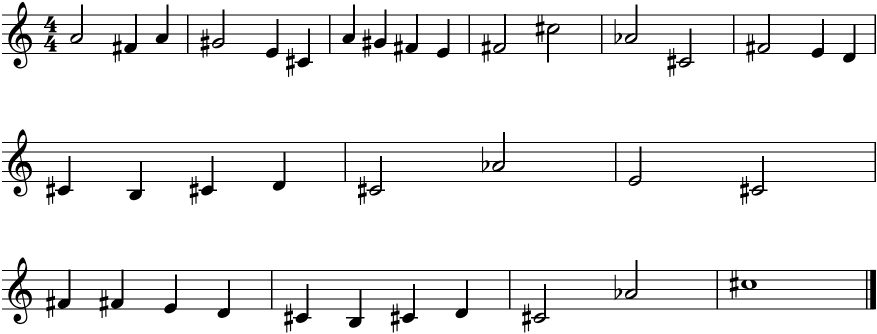
#> input picture polyushka.png, 1754 x 668 px (shown at 1/2 size)
$ jupyter execute --allow-errors Polyushka.ipynb
#> lines starting #> are read from the running program, lines starting #| are printed output that depends on the picture; after the words box and inside, x2 and y2 are one past the last pixel; in counts of white or black regions, pixels touching at a corner belong together
#> further down, Ave_image is the input picture: shape (668, 1754); min 0, max 255, mean 235.6
## Note 3 Polyushka polye

[cell 1]
import pydub
import numpy as np
import sounddevice as sd
from matplotlib import pyplot as plt
from scipy.io.wavfile import read, write
import cv2 as cv
import pandas as pd

[cell 2]
def detectNotes(input_image, template, threshold):
    w, h = template.shape[::-1]
    res_image = input_image.copy()
    matches = cv.matchTemplate(input_image, template, cv.TM_CCOEFF_NORMED)
    match_loc = np.where( matches >= threshold)
    rects = list(zip(*match_loc[::-1]))
    rects = sorted(rects, key = lambda x: (x[0], x[1]))
    rects = np.asarray(rects)
    prev_x = rects[0][0]
    prev_y = rects[0][1]
    x_margin = 20
    y_margin = 20
    stay = [0]
    for i in range(1, rects.shape[0]):
        if (abs(rects[i][0] - prev_x) > x_margin or abs(rects[i][1] - prev_y) > y_margin):
            stay.append(i)
            prev_x = rects[i][0]
            prev_y = rects[i][1]

    rects = rects[stay]
    rect2=[]
    for i in rects:
       # if(rect2==[]):
        #    rect2.append(i)
        a=1
        for j in range (len(rect2)):
             if(   ((i[0]-rect2[j][0])**2)+((i[1]-rect2[j][1])**2)<20 ):
               a=0
        if(a):
            rect2.append(i)
        for pt in rects:
            cv.rectangle(res_image, pt, (pt[0] + w, pt[1] + h), (0,0,255), 1)

    return rect2,res_image

[cell 3]
# detect lines
def LineDetector(input_im):
# convert image to gray image
    Gray_IM = cv.cvtColor(input_im,cv.COLOR_BGR2GRAY)
# detect edges
    t_lower = 50  # Lower Threshold
    t_upper = 200  # Upper threshold
#apertureSize is an optional parameter that is used to specify the order of the Sobel filter used
#to calculate the gradient in the Canny algorithm. The default value is 3 and its value should
#be odd between 3 and 7. You can increase the Aperture size when you want to detect more detailed features.
    edges = cv.Canny(Gray_IM,t_lower,t_upper,apertureSize=3)
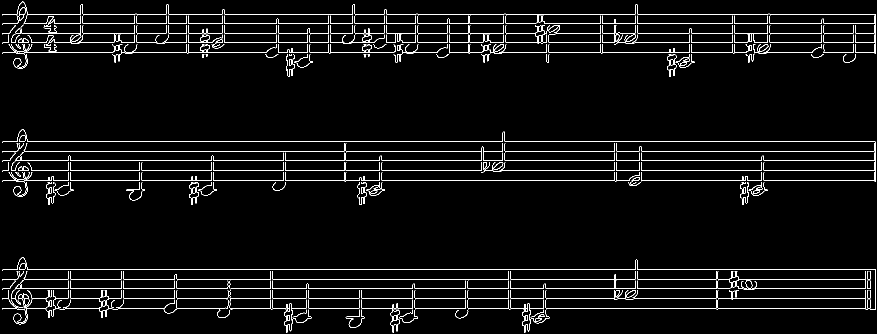
#> edges: shape (668, 1754) (shown at 1/2 size); 3.5% white in thin lines or dots

    IM_lines = cv.HoughLinesP(
                edges,
                1, # Distance resolution in pixels
                np.pi/180, # Angle resolution in radians
                threshold=50, # Min number of votes for valid line
                minLineLength=40, # Min allowed length of line
                maxLineGap=10 # Max allowed gap between line for joining them
                )
#> IM_lines = 142 rows, first 6: [5, 539, 1751, 539], [239, 616, 329, 616], [48, 47, 1071, 47], [51, 361, 1751, 361], [32, 577, 1459, 577], [32, 321, 1751, 321]
    lines_Y=[]
    for line in IM_lines:
        xx,ys,xf,yf=line[0]
        if(abs(xx-xf)>50):
            if(abs(ys-yf)<5):
                a=1
                for i in lines_Y:
                    if(abs(i-ys)<5):
                        a=0
                if(a or lines_Y==[]):
                    lines_Y.append(ys)
#> this loop made 142 passes
#> after the loop, lines_Y = [539, 616, 47, 361, 577, 321, 341, 558, 28, 283, 66, 302, 596, 85, 105]
    for i in lines_Y:
        cv.line(Gray_IM, (0, i), (1700, i), (0,0,255), 2, cv.LINE_AA)
#> this loop made 15 passes
#> i on passes 1 to 8: 539, 616, 47, 361, 577, 321, 341, 558
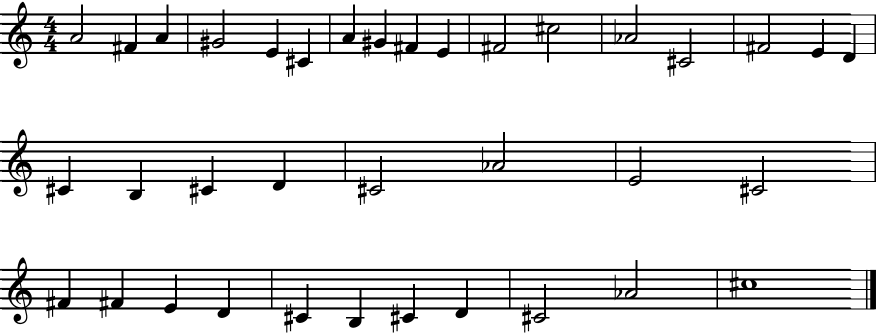
#> Gray_IM: shape (668, 1754) (shown at 1/2 size); 6.22% of pixels changed, all inside (x1, y1, x2, y2) = (0, 26, 1703, 619)
    lines_Y.sort()
    return Gray_IM,lines_Y

[cell 4]
Ave_image = cv.imread('polyushka.png',cv.IMREAD_GRAYSCALE)
Ave_image1 = cv.imread('polyushka.png')
template2 = cv.imread("whole.PNG", cv.IMREAD_GRAYSCALE)
threshold2 = 0.55

#> (the rest of this cell did not finish here and is left out)

[cell 5]
# note class
class DorB:
    # [4 lines left out: function __init__, not called in this run]

class note :
    def __init__(self):
        self.x=0
        self.y=0
        self.id=0
        self.octave=0
        self.dur=0
class blunt :
    def __init__(self):
        self.lines=[]
        self.average=0
        self.notes=[]
        self.extra=[]
    # [88 lines left out: functions AddExtraToNote, findNotesStr, not called in this run]


a=note()
a.y=10
a.x=5
print(a.x+a.y)

[cell 6]
#detect notes2
img2 = cv.imread('polyushka.png')
def MakeNotes2(input_img):
    result=[]
    ## line
    junk1,lines =LineDetector(input_img)
#> lines = [28, 47, 66, 85, 105, 283, 302, 321, 341, 361, 539, 558, 577, 596, 616]
    # create blunts

    bluntN=int(len(lines)/5)
#> bluntN = 3
    blunts=[]
    for i in range (bluntN):
        temp_blunt=blunt()
        temp_blunt.lines=[lines[5*i],lines[5*i+1],lines[5*i+2],lines[5*i+3],lines[5*i+4]]
        temp_blunt.average=sum(temp_blunt.lines)/len(temp_blunt.lines)
        print("Average",temp_blunt.average)
        blunts.append(temp_blunt)
#> this loop made 3 passes
#> (temp_blunt.lines, temp_blunt.average) on passes 1 to 3: ([28, 47, 66, 85, 105], 66.2), ([283, 302, 321, 341, 361], 321.6), ([539, 558, 577, 596, 616], 577.2)
#> (printed output is left out)
#> after the loop, blunts = 3 items

    ## note
    ## quarters
    template = cv.imread("quarter (1).PNG", cv.IMREAD_GRAYSCALE)
    gray = cv.cvtColor(input_img, cv.COLOR_BGR2GRAY)
    threshold = 0.7
    rects,junk2= detectNotes(gray, template, threshold)
    print(len(rects))
    for point in rects:
        temp_note=note()
        temp_note.x=point[0]+14
        temp_note.y=point[1]+62
        temp_note.dur=3
        for i in blunts:
            if(abs(i.average-temp_note.y)<75):
                i.notes.append(temp_note)
        image2 = cv.circle(input_img, (temp_note.x,temp_note.y), radius=0, color=(0, 0, 255), thickness=2)

    ## half
    template = cv.imread("half.PNG", cv.IMREAD_GRAYSCALE)
   # gray = cv.cvtColor(input_img, cv.COLOR_BGR2GRAY)
    threshold = 0.75
    rects,junk2= detectNotes(gray, template, threshold)
    print(len(rects))
    for point in rects:
        temp_note=note()
        temp_note.x=point[0]+13
        temp_note.y=point[1]+69
        temp_note.dur=2
        for i in blunts:
            if(abs(i.average-temp_note.y)<75):
                i.notes.append(temp_note)
        image2 = cv.circle(input_img, (temp_note.x,temp_note.y), radius=0, color=(0, 0, 255), thickness=2)
    #half2
    template = cv.imread("half2.PNG", cv.IMREAD_GRAYSCALE)
   # gray = cv.cvtColor(input_img, cv.COLOR_BGR2GRAY)
    threshold = 0.71
    rects,junk2= detectNotes(gray, template, threshold)
    print(len(rects))
    for point in rects:
        temp_note=note()
        temp_note.x=point[0]+13
        temp_note.y=point[1]+12
        temp_note.dur=2
        for i in blunts:
            if(abs(i.average-temp_note.y)<75):
                i.notes.append(temp_note)
        image2 = cv.circle(input_img, (temp_note.x,temp_note.y), radius=0, color=(0, 0, 255), thickness=2)
    ## dies
    template = cv.imread("dies.PNG", cv.IMREAD_GRAYSCALE)
   # gray = cv.cvtColor(input_img, cv.COLOR_BGR2GRAY)
    threshold = 0.7
    rects,junk2= detectNotes(gray, template, threshold)
    print(len(rects))
    for point in rects:
        temp_d=DorB(point[0]+25,point[1]+27,1)
        for i in blunts:
            if(abs(i.average-temp_d.y)<75):
                i.extra.append(temp_d)
                image2 = cv.circle(input_img, (temp_d.x,temp_d.y), radius=0, color=(0, 0, 255), thickness=2)
    ## bemol
    template = cv.imread("bemol.PNG", cv.IMREAD_GRAYSCALE)
   # gray = cv.cvtColor(input_img, cv.COLOR_BGR2GRAY)
    threshold = 0.7
    rects,junk2= detectNotes(gray, template, threshold)
    print(len(rects))
    for point in rects:
        temp_d=DorB(point[0]+25,point[1]+40,0)
        for i in blunts:
            if(abs(i.average-temp_d.y)<75):
                i.extra.append(temp_d)
                image2 = cv.circle(input_img, (temp_d.x,temp_d.y), radius=0, color=(0, 0, 255), thickness=2)

    ## whole
    template = cv.imread("whole.PNG", cv.IMREAD_GRAYSCALE)
    threshold = 0.55
    rects,junk2= detectNotes(gray, template, threshold)
    print(len(rects))
    for point in rects:
        temp_note=note()
        temp_note.x=point[0]+14
        temp_note.y=point[1]+11
        temp_note.dur=1
        for i in blunts:
            if(abs(i.average-temp_note.y)<75):
                i.notes.append(temp_note)
    image2 = cv.circle(input_img, (temp_note.x,temp_note.y), radius=0, color=(0, 0, 255), thickness=2)


    for i in blunts:
       # print(len(i.notes),"dcecc")
        i.findNotesStr()
        i.AddExtraToNote()


    return image2,blunts


#> (the rest of this cell did not finish here and is left out)

#> (a cell that did not finish here is left out)

[cell 8]
notes_base = 2**(np.arange(12)/12)*27.5
notes_duration = np.array([3200, 1600, 800, 400, 200, 100])*0.7
notes_ann = ['A', 'A#', 'B', 'C', 'C#', 'D', 'Eb', 'E', 'F', 'F#', 'G', 'G#']

def sin_wave(f, n, fs):
    x = np.linspace(0, 2*np.pi, n)
    ring = 30
    xp = np.linspace(0, -1*(n*ring/fs), n)
    y = np.sin(x*f*(n/fs))*np.exp(xp)
    z = np.zeros([n, 2])
    z[:, 0] = y
    z[:, 1] = y
    return z

# [7 lines left out: function play_note, not called in this run]

def put_note(note_id, octave, dur, fs):
    if (note_id < 3) :
        octave += 1
    y = sin_wave(notes_base[note_id]*2**octave, int(notes_duration[dur]*(fs/1000)), fs)
    return y

def get_music(music_notes, fs):
#> called with fs = 44100
    m = []
    for item in music_notes:
        y = put_note(item[0], item[1], item[2], fs)
        m.append(y)
    m = np.concatenate(m, 0)
    return m

fs1 = 44100
music = [[8, 5, 3], [10, 5, 4], [10, 5, 4], [10, 5, 3], [10, 5, 3], [10, 5, 3], [10, 5, 3], [10, 5, 3], [10, 5, 3],
        [11, 5, 4], [4, 5, 4], [11, 5, 4], [4, 5, 4], [11, 5, 4], [4, 5, 4], [11, 5, 4], [4, 5, 4], [3, 5, 3],
        [8, 5, 4], [8, 5, 4], [8, 5, 3], [8, 5, 3], [8, 5, 3], [8, 5, 3], [8, 5, 3], [8, 5, 3],
        [10, 5, 4], [3, 5, 4], [10, 5, 4], [3, 5, 4], [10, 5, 4], [3, 5, 4], [10, 5, 4], [3, 5, 4], [1, 4, 3]]

y = get_music(music, fs1)
sd.play(y, fs1)
#> (this line was passed over: sounddevice is not available in this run)

$ run again, with Ave.png copied over polyushka.png
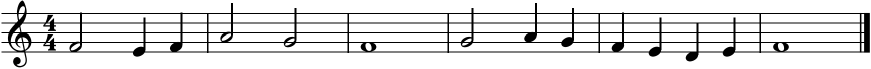
#> input picture Ave.png, 1742 x 138 px (shown at 1/2 size)
#> Ave_image is the input picture: shape (138, 1742); min 0, max 255, mean 224.6
#> in LineDetector, `edges = cv.Canny(Gray_IM,t_lower,t_upper,apertureSize=3)`:
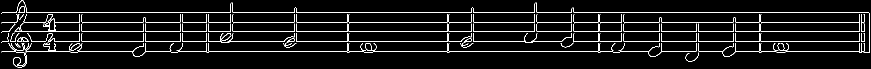
#> edges: shape (138, 1742) (shown at 1/2 size); 5.2% white in thin lines or dots
#> IM_lines = 73 rows, first 6: [47, 44, 1739, 44], [748, 102, 1224, 102], [4, 25, 1737, 25], [31, 63, 1739, 63], [4, 83, 442, 83], [1613, 102, 1655, 102]
#> the loop in LineDetector, `for line in IM_lines:` made 73 passes
#> after the loop in LineDetector, `for line in IM_lines:`: lines_Y = [44, 102, 25, 63, 83]
#> the loop in LineDetector, `for i in lines_Y:` made 5 passes
#> i on passes 1 to 5: 44, 102, 25, 63, 83
#> after the loop in LineDetector, `for i in lines_Y:`:
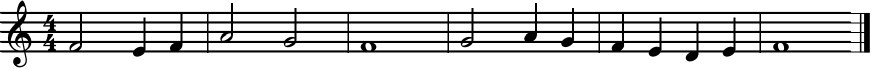
#> Gray_IM: shape (138, 1742) (shown at 1/2 size); 10.04% of pixels changed, all inside (x1, y1, x2, y2) = (0, 23, 1703, 105)
#> lines = [25, 44, 63, 83, 102]
#> bluntN = 1
#> the loop in MakeNotes2, `for i in range (bluntN):` made 1 pass
#> (temp_blunt.lines, temp_blunt.average) on pass 1: ([25, 44, 63, 83, 102], 63.4)
#> (printed output is left out)
#> after the loop in MakeNotes2, `for i in range (bluntN):`: blunts = 1 item

$ run again, with Maryam.png copied over polyushka.png
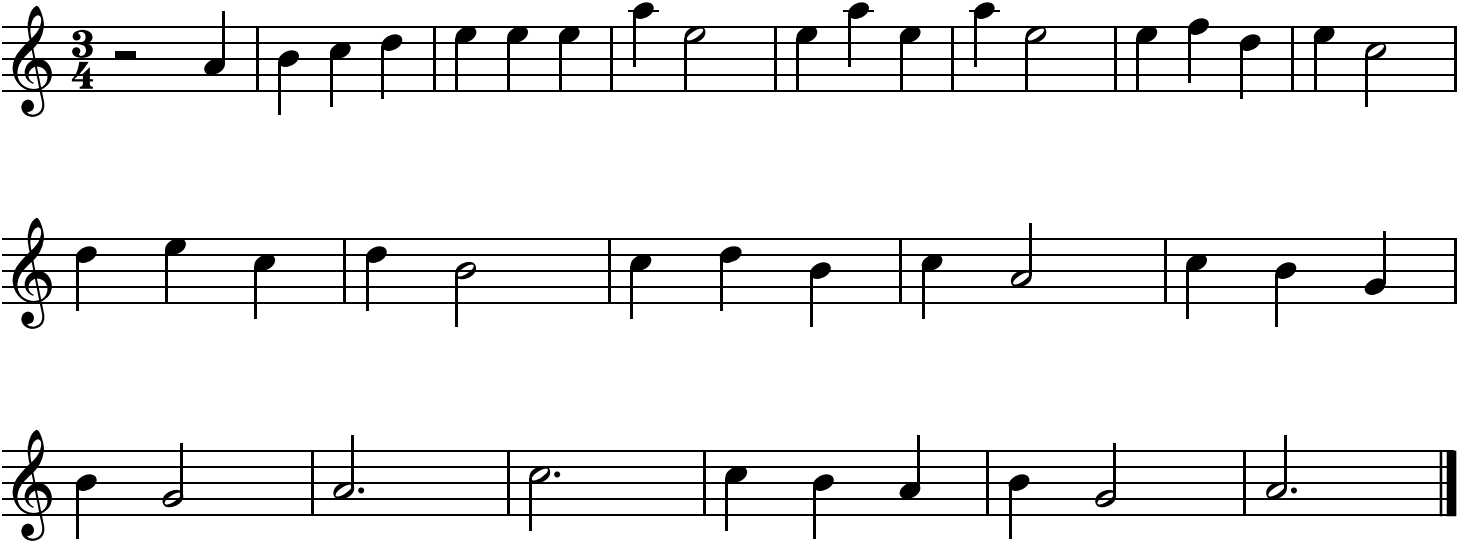
#> input picture Maryam.png, 1458 x 542 px
#> Ave_image is the input picture: shape (542, 1458); min 0, max 255, mean 233.7
#> in LineDetector, `edges = cv.Canny(Gray_IM,t_lower,t_upper,apertureSize=3)`:
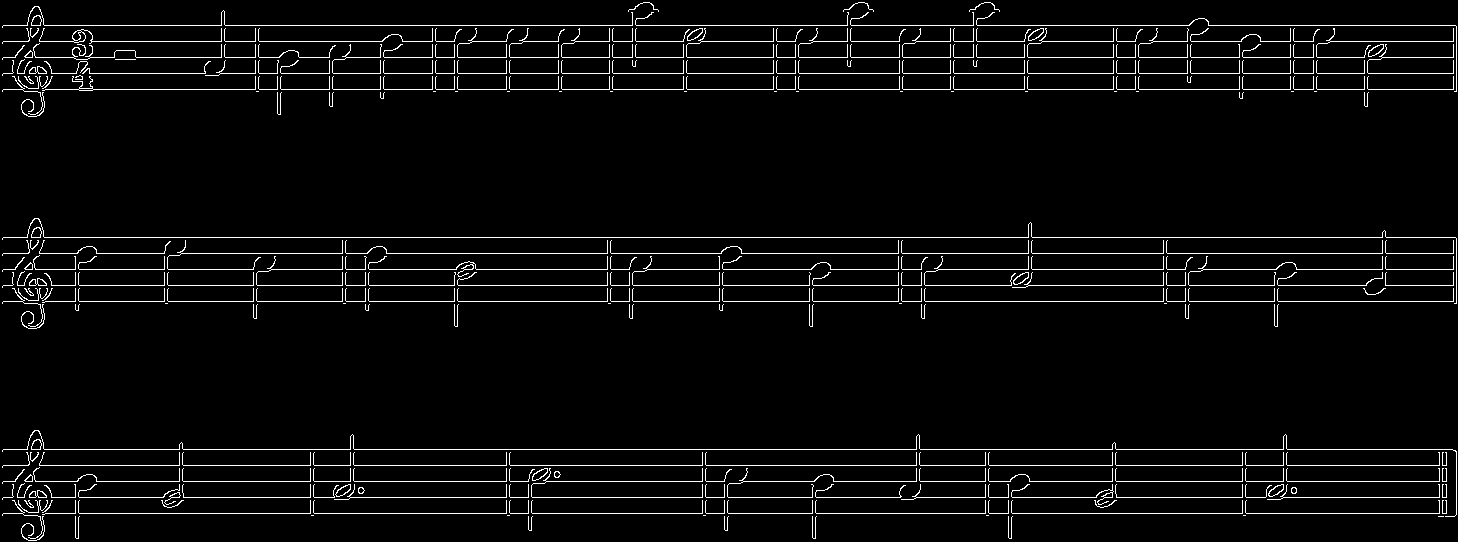
#> edges: shape (542, 1458); 3.9% white in thin lines or dots
#> IM_lines = 99 rows, first 6: [1028, 285, 1366, 285], [3, 237, 1455, 237], [3, 449, 1452, 449], [93, 89, 1456, 89], [3, 497, 334, 497], [45, 301, 1456, 301]
#> the loop in LineDetector, `for line in IM_lines:` made 99 passes
#> after the loop in LineDetector, `for line in IM_lines:`: lines_Y = [285, 237, 449, 89, 497, 301, 513, 481, 25, 57, 41, 465, 253, 73, 269]
#> the loop in LineDetector, `for i in lines_Y:` made 15 passes
#> i on passes 1 to 8: 285, 237, 449, 89, 497, 301, 513, 481
#> after the loop in LineDetector, `for i in lines_Y:`:
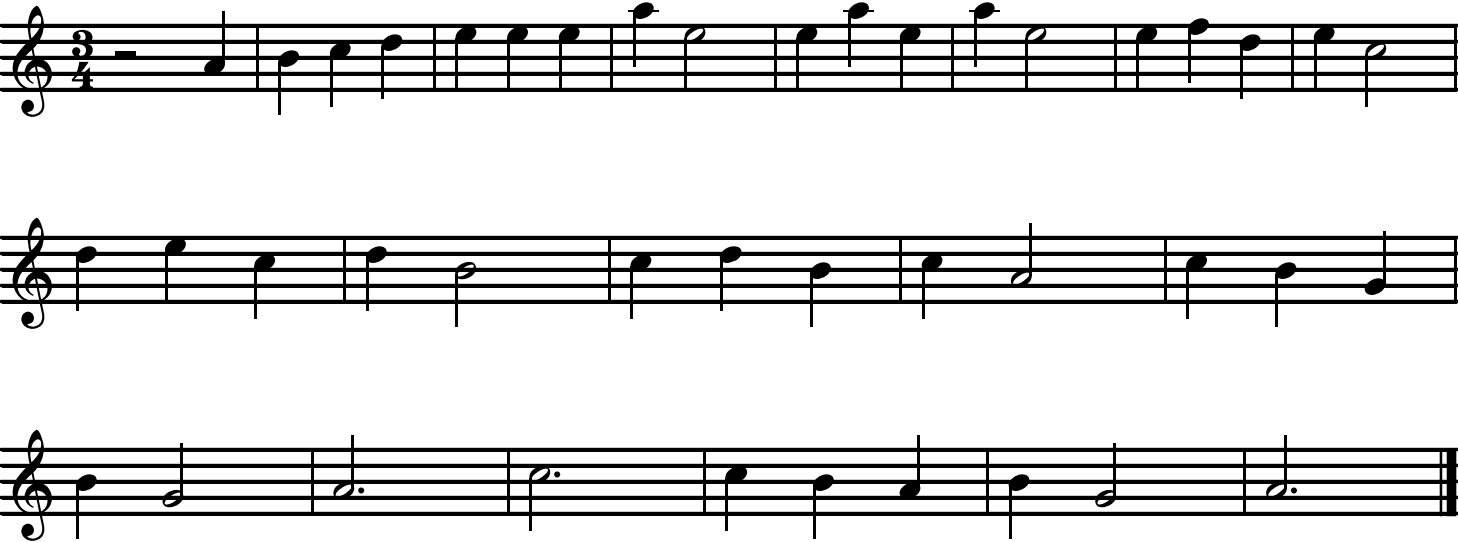
#> Gray_IM: shape (542, 1458); 7.82% of pixels changed, all inside (x1, y1, x2, y2) = (0, 23, 1458, 516)
#> lines = [25, 41, 57, 73, 89, 237, 253, 269, 285, 301, 449, 465, 481, 497, 513]
#> bluntN = 3
#> the loop in MakeNotes2, `for i in range (bluntN):` made 3 passes
#> (temp_blunt.lines, temp_blunt.average) on passes 1 to 3: ([25, 41, 57, 73, 89], 57), ([237, 253, 269, 285, 301], 269), ([449, 465, 481, 497, 513], 481)
#> (printed output is left out)
#> after the loop in MakeNotes2, `for i in range (bluntN):`: blunts = 3 items
